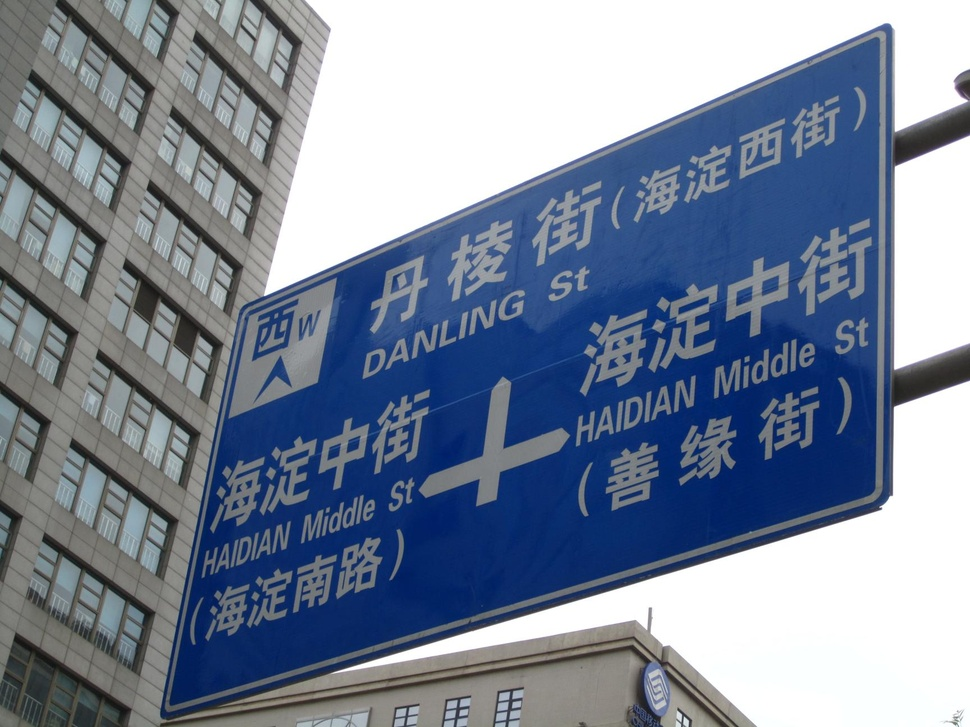
//> input picture modules/mlap/images/IMG_0667.JPG, 970 x 727 px, shrunk from 1728 x 1296 before the run
$ ./2-2 ../images/IMG_0667.JPG   (built with g++ and OpenCV 4)
//> lines starting //> are read from the running program, lines starting //| are printed output that depends on the picture
#include <iostream>
#include <opencv2/opencv.hpp>

using namespace std;

int main(int argc, char* argv[]) {
    cv::Mat img_rgb, img_gray, img_hsv, img_gray2rgb, img_hsv2rgb;

    string baboon(argv[1]);
    img_rgb = cv::imread(baboon, 1);
//> img_rgb is the input picture: 727 rows x 970 cols, CV_8UC3; mean B, G, R 154.4, 135.4, 123.7

    cv::cvtColor(img_rgb, img_hsv, cv::COLOR_BGR2HSV);  // 颜色空间转换
//> img_hsv: 727 rows x 970 cols, CV_8UC3; mean H, S, V 67.2, 74.8, 155.8
    cv::cvtColor(img_hsv, img_hsv2rgb, cv::COLOR_HSV2BGR);
    cv::cvtColor(img_rgb, img_gray, cv::COLOR_BGR2GRAY);
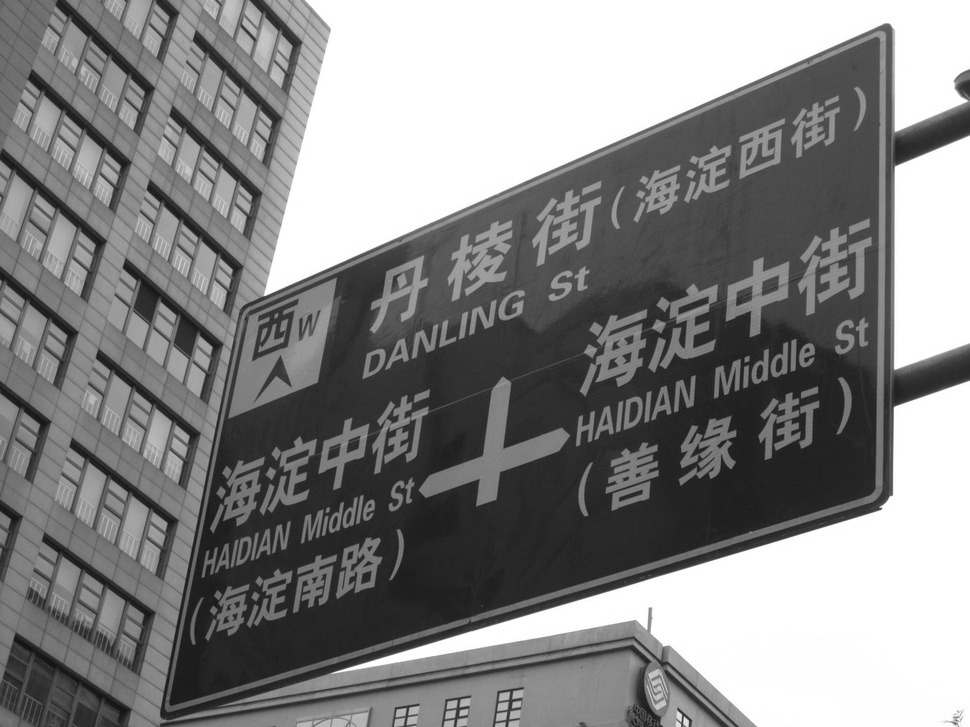
//> img_gray: 727 rows x 970 cols, CV_8UC1; min 17, max 255, mean 134.1
    cv::cvtColor(img_gray, img_gray2rgb, cv::COLOR_GRAY2BGR);

    cv::imshow("RGB", img_rgb);               // 显示RGB图
    cv::imshow("RGB to HSV", img_hsv);        // 显示RGB图转HSV图
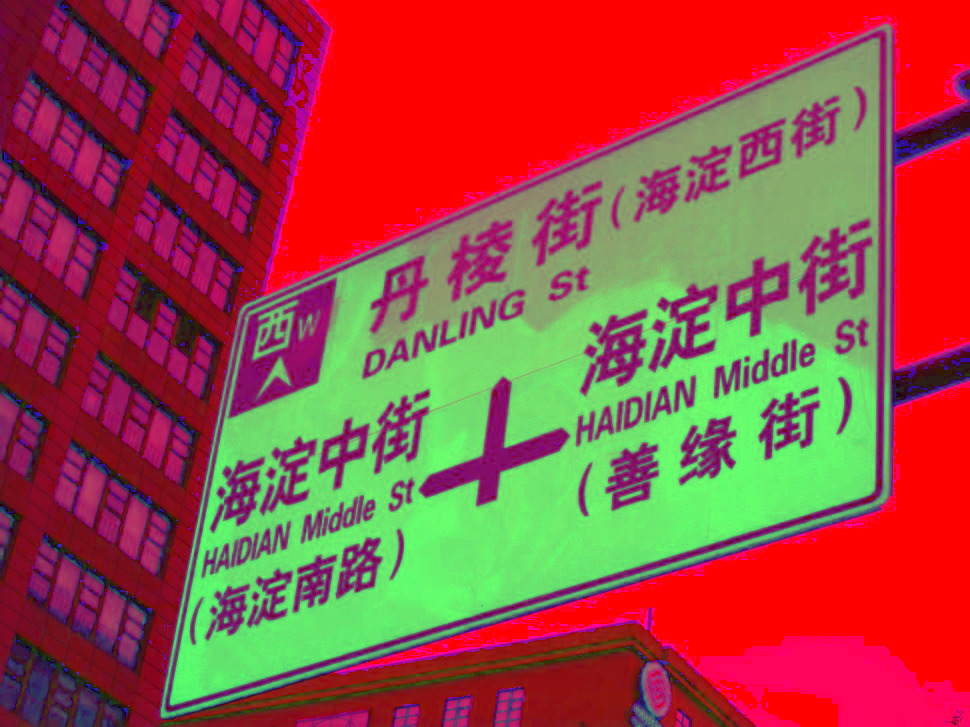
//> window 'RGB to HSV': 727 rows x 970 cols, CV_8UC3; mean B, G, R 67.2, 74.8, 155.8
    cv::imshow("HSV to RGB", img_hsv2rgb);    // 显示HSV图转RGB图
    cv::imshow("RGB to GRAY", img_gray);      // 显示RGB图转灰度图
    cv::imshow("GRAY to RGB", img_gray2rgb);  // 显示灰度图转RGB图

    cout << "RGB  image 通道数: " << img_rgb.channels() << endl;
//| RGB  image 通道数: 3
    cout << "HSV  image 通道数: " << img_hsv.channels() << endl;
//| HSV  image 通道数: 3
    cout << "gray image 通道数: " << img_gray.channels() << endl;
//| gray image 通道数: 1
    cv::waitKey(0);
    return 0;
}

$ run again, on modules/mlap/images/car.jpg
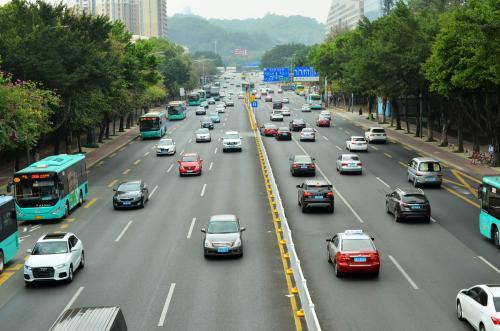
//> input picture modules/mlap/images/car.jpg, 500 x 331 px
//> img_rgb is the input picture: 331 rows x 500 cols, CV_8UC3; mean B, G, R 108.4, 120.1, 109.4
//> img_hsv: 331 rows x 500 cols, CV_8UC3; mean H, S, V 62.6, 55, 122.1
//> `cv::cvtColor(img_rgb, img_gray, cv::COLOR_BGR2GRAY);`:
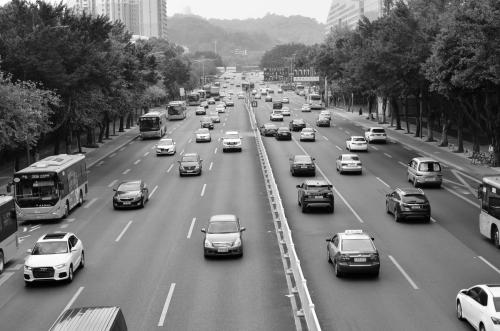
//> img_gray: 331 rows x 500 cols, CV_8UC1; min 0, max 255, mean 115.6
//> `cv::imshow("RGB to HSV", img_hsv);`:
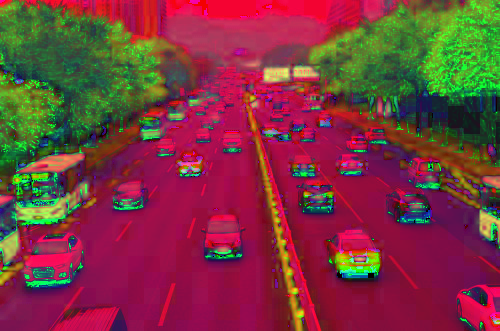
//> window 'RGB to HSV': 331 rows x 500 cols, CV_8UC3; mean B, G, R 62.6, 55, 122.1
//| RGB  image 通道数: 3
//| HSV  image 通道数: 3
//| gray image 通道数: 1

$ run again, on modules/mlap/images/girl.jpg
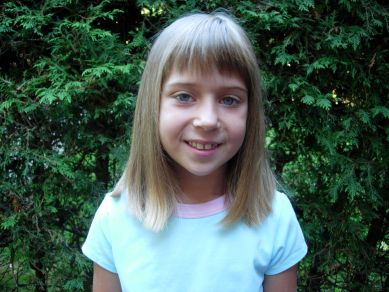
//> input picture modules/mlap/images/girl.jpg, 389 x 292 px
//> img_rgb is the input picture: 292 rows x 389 cols, CV_8UC3; mean B, G, R 82.6, 92.5, 70.9
//> img_hsv: 292 rows x 389 cols, CV_8UC3; mean H, S, V 70.2, 114.1, 98.3
//> `cv::cvtColor(img_rgb, img_gray, cv::COLOR_BGR2GRAY);`:
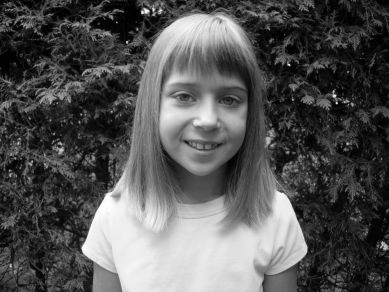
//> img_gray: 292 rows x 389 cols, CV_8UC1; min 0, max 255, mean 84.9
//> `cv::imshow("RGB to HSV", img_hsv);`:
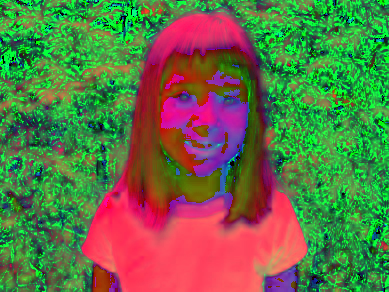
//> window 'RGB to HSV': 292 rows x 389 cols, CV_8UC3; mean B, G, R 70.2, 114.1, 98.3
//| RGB  image 通道数: 3
//| HSV  image 通道数: 3
//| gray image 通道数: 1
